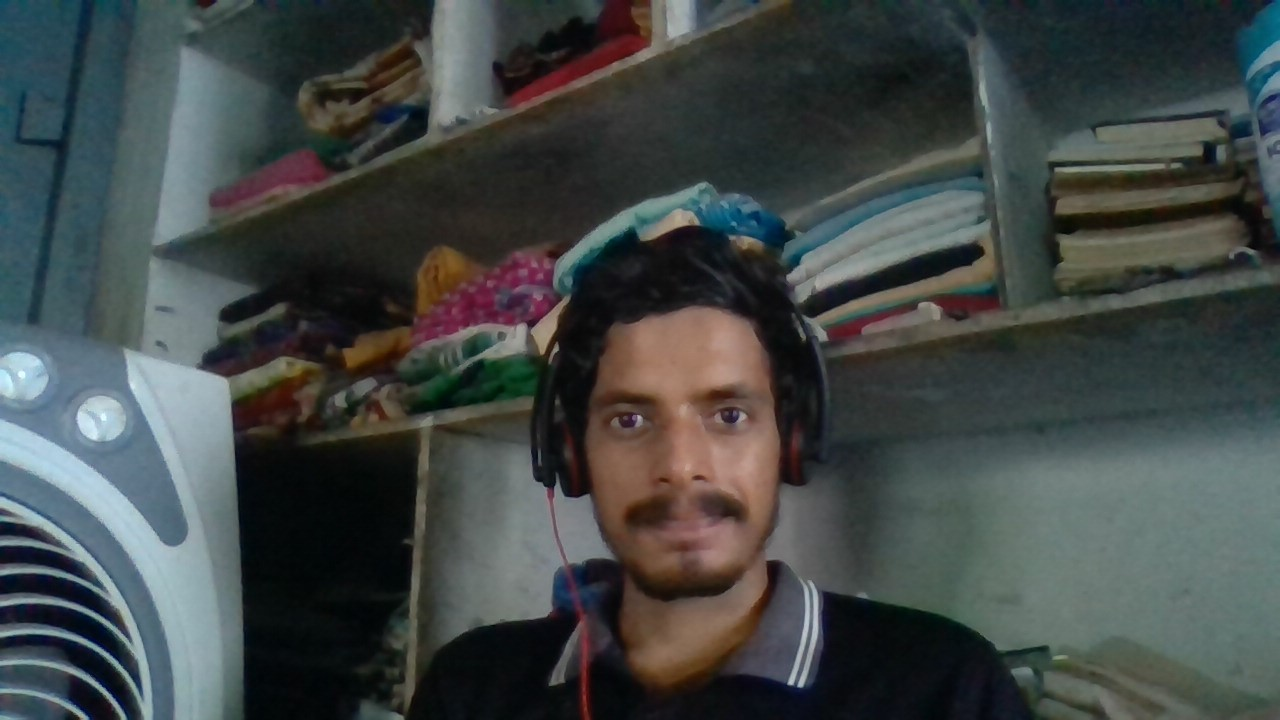
#> input picture FaceRecognition/test.jpg, 1280 x 720 px, given in place of the camera
$ jupyter execute --allow-errors faceRecognition.ipynb   (shell and % lines are left out)   (text cells are left out)
#> lines starting #> are read from the running program, lines starting #| are printed output that depends on the picture
### FaceRecognition/utils.py
import tensorflow as tf
import numpy as np
import os
from numpy import genfromtxt
from keras.layers import Conv2D, ZeroPadding2D, Activation, Input, concatenate
from keras.models import Model
from keras.layers.normalization import BatchNormalization
from keras.layers.pooling import MaxPooling2D, AveragePooling2D


_FLOATX = 'float32'

# [4 lines left out: function variable, not called in this run]

def shape(x):
  return x.get_shape()

def square(x):
  return tf.square(x)

def zeros(shape, dtype=_FLOATX, name=None):
  return variable(np.zeros(shape), dtype, name)

# [4 lines left out: function concatenate, not called in this run]

def LRN2D(x):
  return tf.nn.lrn(x, alpha=1e-4, beta=0.75)

# [24 lines left out: function conv2d_bn, not called in this run]

weights = [
  'conv1', 'bn1', 'conv2', 'bn2', 'conv3', 'bn3',
  'inception_3a_1x1_conv', 'inception_3a_1x1_bn',
  'inception_3a_pool_conv', 'inception_3a_pool_bn',
  'inception_3a_5x5_conv1', 'inception_3a_5x5_conv2', 'inception_3a_5x5_bn1', 'inception_3a_5x5_bn2',
  'inception_3a_3x3_conv1', 'inception_3a_3x3_conv2', 'inception_3a_3x3_bn1', 'inception_3a_3x3_bn2',
  'inception_3b_3x3_conv1', 'inception_3b_3x3_conv2', 'inception_3b_3x3_bn1', 'inception_3b_3x3_bn2',
  'inception_3b_5x5_conv1', 'inception_3b_5x5_conv2', 'inception_3b_5x5_bn1', 'inception_3b_5x5_bn2',
  'inception_3b_pool_conv', 'inception_3b_pool_bn',
  'inception_3b_1x1_conv', 'inception_3b_1x1_bn',
  'inception_3c_3x3_conv1', 'inception_3c_3x3_conv2', 'inception_3c_3x3_bn1', 'inception_3c_3x3_bn2',
  'inception_3c_5x5_conv1', 'inception_3c_5x5_conv2', 'inception_3c_5x5_bn1', 'inception_3c_5x5_bn2',
  'inception_4a_3x3_conv1', 'inception_4a_3x3_conv2', 'inception_4a_3x3_bn1', 'inception_4a_3x3_bn2',
  'inception_4a_5x5_conv1', 'inception_4a_5x5_conv2', 'inception_4a_5x5_bn1', 'inception_4a_5x5_bn2',
  'inception_4a_pool_conv', 'inception_4a_pool_bn',
  'inception_4a_1x1_conv', 'inception_4a_1x1_bn',
  'inception_4e_3x3_conv1', 'inception_4e_3x3_conv2', 'inception_4e_3x3_bn1', 'inception_4e_3x3_bn2',
  'inception_4e_5x5_conv1', 'inception_4e_5x5_conv2', 'inception_4e_5x5_bn1', 'inception_4e_5x5_bn2',
  'inception_5a_3x3_conv1', 'inception_5a_3x3_conv2', 'inception_5a_3x3_bn1', 'inception_5a_3x3_bn2',
  'inception_5a_pool_conv', 'inception_5a_pool_bn',
  'inception_5a_1x1_conv', 'inception_5a_1x1_bn',
  'inception_5b_3x3_conv1', 'inception_5b_3x3_conv2', 'inception_5b_3x3_bn1', 'inception_5b_3x3_bn2',
  'inception_5b_pool_conv', 'inception_5b_pool_bn',
  'inception_5b_1x1_conv', 'inception_5b_1x1_bn',
  'dense_layer'
]

conv_shape = {
  'conv1': [64, 3, 7, 7],
  'conv2': [64, 64, 1, 1],
  'conv3': [192, 64, 3, 3],
  'inception_3a_1x1_conv': [64, 192, 1, 1],
  'inception_3a_pool_conv': [32, 192, 1, 1],
  'inception_3a_5x5_conv1': [16, 192, 1, 1],
  'inception_3a_5x5_conv2': [32, 16, 5, 5],
  'inception_3a_3x3_conv1': [96, 192, 1, 1],
  'inception_3a_3x3_conv2': [128, 96, 3, 3],
  'inception_3b_3x3_conv1': [96, 256, 1, 1],
  'inception_3b_3x3_conv2': [128, 96, 3, 3],
  'inception_3b_5x5_conv1': [32, 256, 1, 1],
  'inception_3b_5x5_conv2': [64, 32, 5, 5],
  'inception_3b_pool_conv': [64, 256, 1, 1],
  'inception_3b_1x1_conv': [64, 256, 1, 1],
  'inception_3c_3x3_conv1': [128, 320, 1, 1],
  'inception_3c_3x3_conv2': [256, 128, 3, 3],
  'inception_3c_5x5_conv1': [32, 320, 1, 1],
  'inception_3c_5x5_conv2': [64, 32, 5, 5],
  'inception_4a_3x3_conv1': [96, 640, 1, 1],
  'inception_4a_3x3_conv2': [192, 96, 3, 3],
  'inception_4a_5x5_conv1': [32, 640, 1, 1,],
  'inception_4a_5x5_conv2': [64, 32, 5, 5],
  'inception_4a_pool_conv': [128, 640, 1, 1],
  'inception_4a_1x1_conv': [256, 640, 1, 1],
  'inception_4e_3x3_conv1': [160, 640, 1, 1],
  'inception_4e_3x3_conv2': [256, 160, 3, 3],
  'inception_4e_5x5_conv1': [64, 640, 1, 1],
  'inception_4e_5x5_conv2': [128, 64, 5, 5],
  'inception_5a_3x3_conv1': [96, 1024, 1, 1],
  'inception_5a_3x3_conv2': [384, 96, 3, 3],
  'inception_5a_pool_conv': [96, 1024, 1, 1],
  'inception_5a_1x1_conv': [256, 1024, 1, 1],
  'inception_5b_3x3_conv1': [96, 736, 1, 1],
  'inception_5b_3x3_conv2': [384, 96, 3, 3],
  'inception_5b_pool_conv': [96, 736, 1, 1],
  'inception_5b_1x1_conv': [256, 736, 1, 1],
}

def load_weights():
  # Set weights path
  dirPath = './weights'
  fileNames = filter(lambda f: not f.startswith('.'), os.listdir(dirPath))
  paths = {}
  weights_dict = {}

  for n in fileNames:
    paths[n.replace('.csv', '')] = dirPath + '/' + n

  for name in weights:
    if 'conv' in name:
      conv_w = genfromtxt(paths[name + '_w'], delimiter=',', dtype=None)
      conv_w = np.reshape(conv_w, conv_shape[name])
      conv_w = np.transpose(conv_w, (2, 3, 1, 0))
      conv_b = genfromtxt(paths[name + '_b'], delimiter=',', dtype=None)
      weights_dict[name] = [conv_w, conv_b]
    elif 'bn' in name:
      bn_w = genfromtxt(paths[name + '_w'], delimiter=',', dtype=None)
      bn_b = genfromtxt(paths[name + '_b'], delimiter=',', dtype=None)
      bn_m = genfromtxt(paths[name + '_m'], delimiter=',', dtype=None)
      bn_v = genfromtxt(paths[name + '_v'], delimiter=',', dtype=None)
      weights_dict[name] = [bn_w, bn_b, bn_m, bn_v]
    elif 'dense' in name:
      dense_w = genfromtxt(dirPath+'/dense_w.csv', delimiter=',', dtype=None)
      dense_w = np.reshape(dense_w, (128, 736))
      dense_w = np.transpose(dense_w, (1, 0))
      dense_b = genfromtxt(dirPath+'/dense_b.csv', delimiter=',', dtype=None)
      weights_dict[name] = [dense_w, dense_b]

  return weights_dict

### FaceRecognition/faceRecognition.ipynb
[cell 1]
import os
import matplotlib.image as mpimg

[cell 2]
from keras.models import Sequential
from keras.layers import Conv2D, ZeroPadding2D, Activation, Input, concatenate
from keras.models import Model
from keras.layers.normalization import BatchNormalization
from keras.layers.pooling import MaxPooling2D, AveragePooling2D
from keras.layers.merge import Concatenate
from keras.layers.core import Lambda, Flatten, Dense
from keras.engine.topology import Layer
from keras import backend as K
import cv2
import os
import numpy as np
import pandas as pd
import tensorflow as tf
from utils import LRN2D
import utils

#> (a cell that did not finish here is left out)

[cell 4]
# Load weights from csv files (which was exported from Openface torch model)
weights = utils.weights
#> (the rest of this cell did not finish here and is left out)

[cell 5]
# [8 lines left out: function image_to_embedding, not called in this run]

[cell 6]
# [15 lines left out: function recognize_face, not called in this run]

[cell 7]
import glob

def create_input_image_embeddings():
    input_embeddings = {}
    for file in glob.glob("images/*"):
        person_name = os.path.splitext(os.path.basename(file))[0]
        image_file = cv2.imread(file, 1)
        input_embeddings[person_name] = image_to_embedding(image_file, model)
    return input_embeddings

# [29 lines left out: function recognize_faces_in_cam, not called in this run]

[cell 8]
cam = cv2.VideoCapture(0)
face_detector = cv2.CascadeClassifier('haarcascade_frontalface_default.xml')
count = 0
while(True):
    ret, img = cam.read()
#> img is the input picture: shape (720, 1280, 3); mean B, G, R 70.3, 71.2, 65.3
    faces = face_detector.detectMultiScale(img, 1.3, 5)
#> faces = [[553, 319, 256, 256]]
    for (x,y,w,h) in faces:
        x1 = x
        y1 = y
        x2 = x+w
        y2 = y+h
        cv2.rectangle(img, (x1,y1), (x2,y2), (255,255,255), 2)
        count += 1
        # Save the captured image into the datasets folder
        cv2.imwrite("images/User_" + str(count) + ".jpg", img[y1:y2,x1:x2])
        cv2.imshow('image', img)
#> this loop made 1 pass
#> (x, y, w, h, x1, y1, x2, y2) on pass 1: (553, 319, 256, 256, 553, 319, 809, 575)
#> pass 1, `cv2.imwrite("images/User_" + str(count) + ".jpg", img[y1:y2,x1:x2])`:
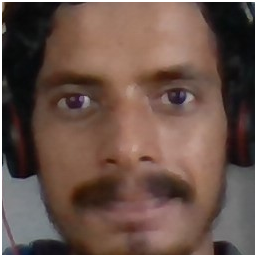
#> saved as User_1.jpg: shape (256, 256, 3); mean B, G, R 73.8, 82.9, 106
#> pass 1, `cv2.imshow('image', img)`:
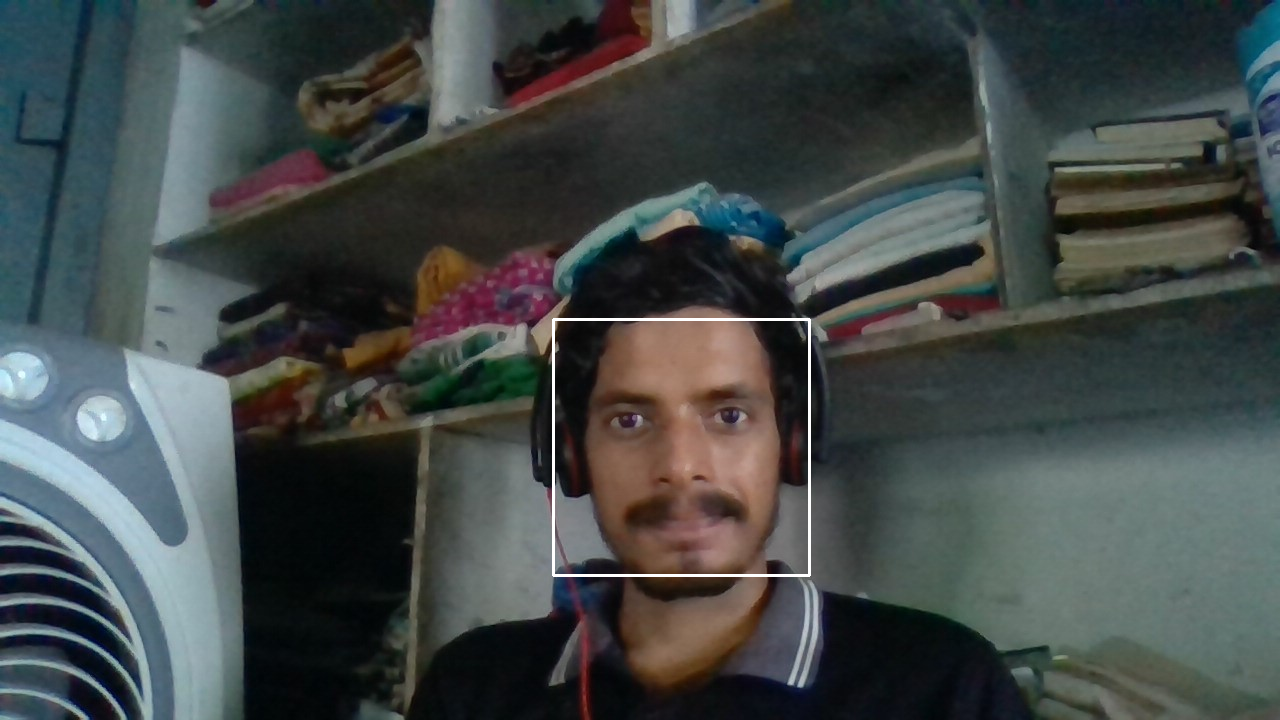
#> window 'image': shape (720, 1280, 3); mean B, G, R 70.9, 71.9, 65.9
#> after the loop, count = 1
    k = cv2.waitKey(200) & 0xff # Press 'ESC' for exiting video
#> (key Esc is pressed here)
    if k == 27:
        break
    elif count >= 10: # Take 30 face sample and stop video
         break
cam.release()
cv2.destroyAllWindows()

#> (a cell that did not finish here is left out)

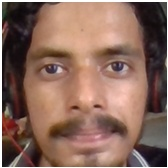
#> input picture FaceRecognition/images/Tarun.jpg, 168 x 168 px
#> in create_input_image_embeddings, image_file is the input picture: shape (168, 168, 3); mean B, G, R 92.5, 105.5, 138.1
